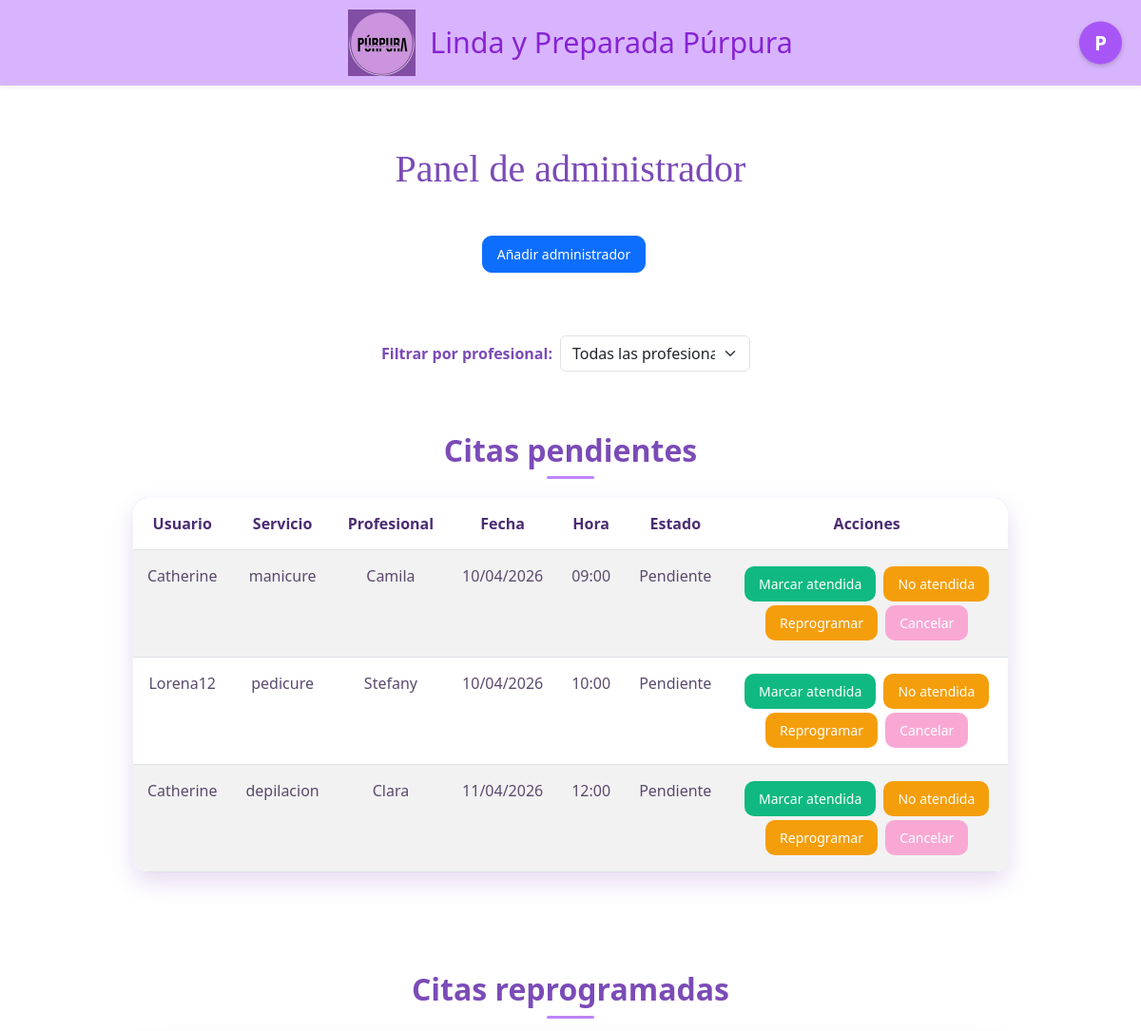
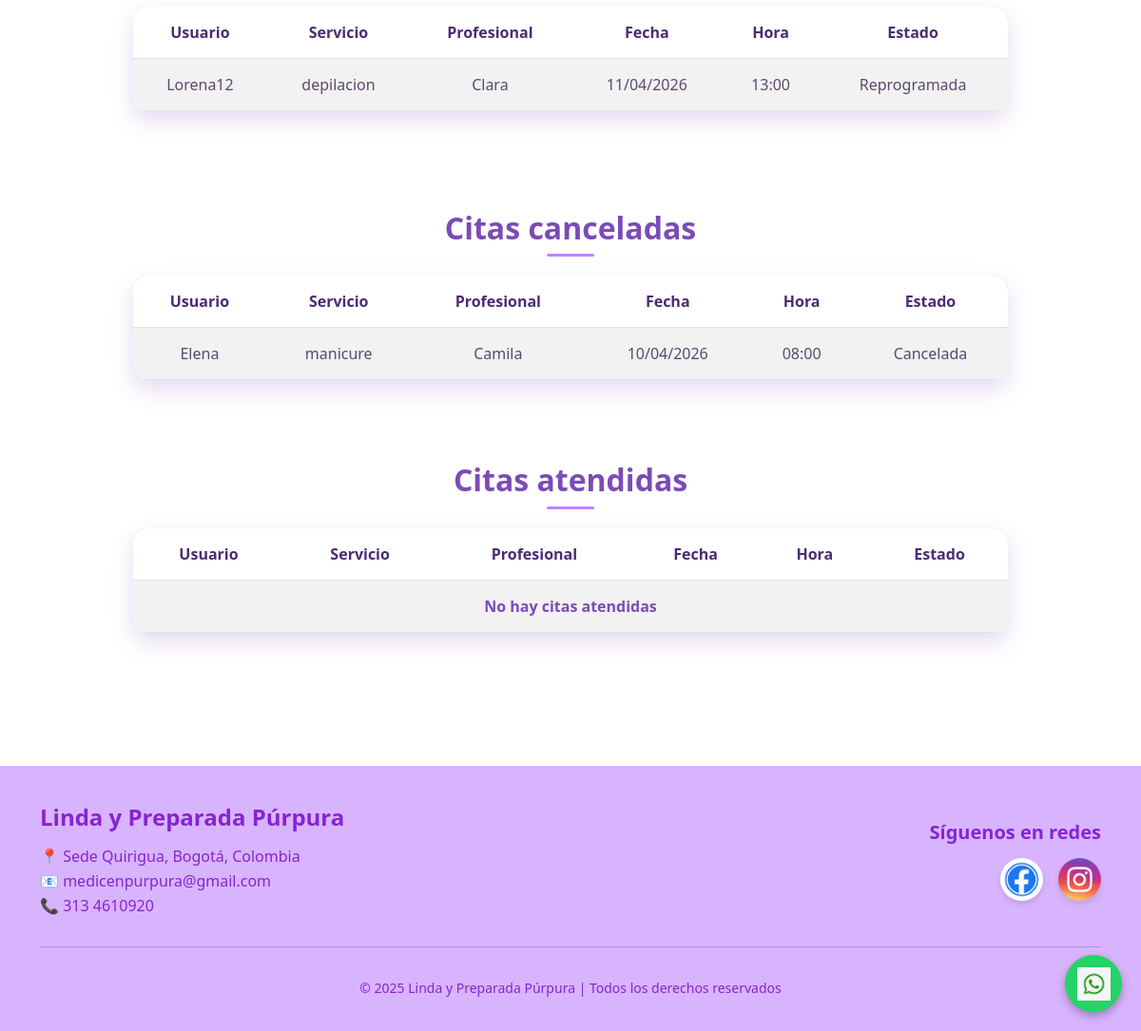
The app's page /administrador (signed in) with its own data (2 pictures, top to bottom).
### AppPurpura/models.py (models this page shows, shortened)
class Cita(models.Model):
    ESTADO_CHOICES = [
        ('PENDIENTE', 'Pendiente'),
        ('CONFIRMADA', 'Confirmada'),
        ('REPROGRAMADA', 'Reprogramada'),
        ('CANCELADA', 'Cancelada'),
        ('ATENDIDA', 'Atendida'),
    ]
    SERVICIO_CHOICES = [
        ('manicure', 'Manicure'),
        ('pedicure', 'Pedicure'),
        ('pigmentacion de cejas', 'Pigmentación de cejas'),
        ('depilacion', 'Depilación'),
    ]
    PROFESIONAL_CHOICES = [
        ('Camila', 'Camila'),
        ('Lorena', 'Lorena'),
        ('Stefany', 'Stefany'),
        ('Clara', 'Clara'),
        ('Heidy', 'Heidy'),
    ]
    usuario = models.ForeignKey(User, on_delete=models.CASCADE, related_name='citas')
    servicio = models.CharField(max_length=100, choices=SERVICIO_CHOICES)
    profesional = models.CharField(max_length=50, choices=PROFESIONAL_CHOICES, default='Camila')
    fecha = models.DateField()
    hora = models.TimeField()
    estado = models.CharField(max_length=20, choices=ESTADO_CHOICES, default='PENDIENTE')
    descripcion_no_atendida = models.TextField(blank=True, null=True, help_text="Descripción opcional si la cita no se realizó")
    class Meta:
        unique_together = ('profesional', 'fecha', 'hora')

### AppPurpura/views.py (the view, shortened to what this page needs)
@user_passes_test(lambda u: u.is_superuser or u.is_staff, login_url='login')
def administrador(request):
    profesional_filter = request.GET.get('profesional', '')
    citas_pendientes = Cita.objects.filter(estado='PENDIENTE').select_related('usuario')
    citas_reprogramadas = Cita.objects.filter(estado='REPROGRAMADA').select_related('usuario')
    citas_canceladas = Cita.objects.filter(estado='CANCELADA').select_related('usuario')
    citas_atendidas = Cita.objects.filter(estado='ATENDIDA').select_related('usuario')
    citas_pendientes = citas_pendientes.order_by('fecha', 'hora')
    citas_reprogramadas = citas_reprogramadas.order_by('fecha', 'hora')
    citas_canceladas = citas_canceladas.order_by('-fecha', '-hora')
    citas_atendidas = citas_atendidas.order_by('-fecha', '-hora')
    contexto = {
        'citas_pendientes': citas_pendientes,
        'citas_reprogramadas': citas_reprogramadas,
        'citas_canceladas': citas_canceladas,
        'citas_atendidas': citas_atendidas,
        'profesional_filter': profesional_filter,
        'profesionales': Cita.PROFESIONAL_CHOICES,
        'es_superuser': request.user.is_superuser,
    }
    return render(request, 'sistema/administrador.html', contexto)

### AppPurpura/templates/sistema/administrador.html (shortened to what this page needs)
{% extends "base.html" %}
{% block contenido %}
<div class="container py-4 admin-panel">
    <h1 class="mb-4">Panel de administrador</h1>
    {% if es_superuser %}
    <section class="mb-4">
        <div class="d-flex justify-content-center">
            <a href="{% url 'crear_administrador' %}" class="btn btn-primary me-3">Añadir administrador</a>
        </div>
    </section>
    <section class="mb-4">
        <form method="get" class="d-flex justify-content-center align-items-center">
            <label for="profesional" class="me-2" style="color: #7b4bb7; font-weight: 600;">Filtrar por profesional:</label>
            <select name="profesional" id="profesional" class="form-select" style="max-width: 200px; margin-right: 10px;" onchange="this.form.submit()">
                <option value="">Todas las profesionales</option>
            </select>
        </form>
    </section>
    {% endif %}
    <section class="mb-5">
        <h2>Citas pendientes</h2>
        <table class="table table-striped">
            <thead>
                <tr>
                    <th>Usuario</th>
                    <th>Servicio</th>
                    <th>Profesional</th>
                    <th>Fecha</th>
                    <th>Hora</th>
                    <th>Estado</th>
                    <th>Acciones</th>
                </tr>
            </thead>
            <tbody>
                {% for cita in citas_pendientes %}
                <tr>
                    <td>{{ cita.usuario.username }}</td>
                    <td>{{ cita.servicio }}</td>
                    <td>{{ cita.profesional }}</td>
                    <td>{{ cita.fecha|date:"d/m/Y" }}</td>
                    <td>{{ cita.hora|time:"H:i" }}</td>
                    <td>{{ cita.get_estado_display }}</td>
                    <td>
                        <a href="{% url 'marcar_atendida' cita.id %}" class="btn btn-sm btn-success">Marcar atendida</a>
                        <a href="{% url 'marcar_no_atendida' cita.id %}" class="btn btn-sm btn-warning">No atendida</a>
                        <a href="{% url 'reprogramar_cita' cita.id %}" class="btn btn-sm btn-warning">Reprogramar</a>
                        <a href="{% url 'cancelar_cita' cita.id %}" class="btn btn-sm btn-danger">Cancelar</a>
                    </td>
                </tr>
                {% empty %}
                <tr>
                    <td colspan="7" class="text-center">No hay citas pendientes</td>
                </tr>
                {% endfor %}
            </tbody>
        </table>
    </section>
    <section class="mb-5">
        <h2>Citas reprogramadas</h2>
        <table class="table table-striped">
            <thead>
                <tr>
                    <th>Usuario</th>
                    <th>Servicio</th>
                    <th>Profesional</th>
                    <th>Fecha</th>
                    <th>Hora</th>
                    <th>Estado</th>
                </tr>
            </thead>
            <tbody>
                {% for cita in citas_reprogramadas %}
                <tr>
                    <td>{{ cita.usuario.username }}</td>
                    <td>{{ cita.servicio }}</td>
                    <td>{{ cita.profesional }}</td>
                    <td>{{ cita.fecha|date:"d/m/Y" }}</td>
                    <td>{{ cita.hora|time:"H:i" }}</td>
                    <td>{{ cita.get_estado_display }}</td>
                </tr>
                {% empty %}
                <tr>
                    <td colspan="6" class="text-center">No hay citas reprogramadas</td>
                </tr>
                {% endfor %}
            </tbody>
        </table>
    </section>
    <section>
        <h2>Citas canceladas</h2>
        <table class="table table-striped">
            <thead>
                <tr>
                    <th>Usuario</th>
                    <th>Servicio</th>
                    <th>Profesional</th>
                    <th>Fecha</th>
                    <th>Hora</th>
                    <th>Estado</th>
                </tr>
            </thead>
            <tbody>
                {% for cita in citas_canceladas %}
                <tr>
                    <td>{{ cita.usuario.username }}</td>
                    <td>{{ cita.servicio }}</td>
                    <td>{{ cita.profesional }}</td>
                    <td>{{ cita.fecha|date:"d/m/Y" }}</td>
                    <td>{{ cita.hora|time:"H:i" }}</td>
                    <td>{{ cita.get_estado_display }}</td>
                </tr>
                {% empty %}
                <tr>
                    <td colspan="6" class="text-center">No hay citas canceladas</td>
                </tr>
                {% endfor %}
            </tbody>
        </table>
    </section>
    <section>
        <h2>Citas atendidas</h2>
        <table class="table table-striped">
            <thead>
                <tr>
                    <th>Usuario</th>
                    <th>Servicio</th>
                    <th>Profesional</th>
                    <th>Fecha</th>
                    <th>Hora</th>
                    <th>Estado</th>
                </tr>
            </thead>
            <tbody>
                {% for cita in citas_atendidas %}
                <tr>
                    <td>{{ cita.usuario.username }}</td>
                    <td>{{ cita.servicio }}</td>
                    <td>{{ cita.profesional }}</td>
                    <td>{{ cita.fecha|date:"d/m/Y" }}</td>
                    <td>{{ cita.hora|time:"H:i" }}</td>
                    <td>{{ cita.get_estado_display }}</td>
                </tr>
                {% empty %}
                <tr>
                    <td colspan="6" class="text-center">No hay citas atendidas</td>
                </tr>
                {% endfor %}
            </tbody>
        </table>
    </section>
</div>
{% endblock %}

### AppPurpura/templates/base.html (shortened to what this page needs)
{% load static %}
<!DOCTYPE html>
<html lang="es">
<head>
<link rel="stylesheet" href={% static "pagina/css/Styles.css" %}>
<link href="https://cdn.jsdelivr.net/npm/bootstrap@5.3.8/dist/css/bootstrap.min.css" rel="stylesheet">
<link href="https://cdn.jsdelivr.net/npm/bootstrap@5.3.0/dist/css/bootstrap.min.css" rel="stylesheet">
</head>
<body>
<header style="position: relative; padding: 10px 0;">
    <div style="display: flex; align-items: center; justify-content: center; gap: 15px;">
        <img src="{% static 'pagina/css/Purpura.png' %}" alt="Logo" style="height: 70px; width: auto;">
        <h1 style="margin: 0; font-size: 1.9rem;">Linda y Preparada Púrpura</h1>
    </div>
    <div style="position: absolute; right: 20px; top: 50%; transform: translateY(-50%); z-index: 100;">
        <li style="position: relative; display: flex; justify-content: center; align-items: center;">
            {% if user.is_authenticated %}
                <div onclick="toggleMenu()" style="width: 45px; height: 45px; background-color: var(--accent-vibrant); border-radius: 50%; color: white; display: flex; align-items: center; justify-content: center; cursor: pointer; font-weight: bold; font-size: 1.3rem; box-shadow: 0 2px 5px rgba(0,0,0,0.2); user-select: none;">
                    {{ user.username|first|upper }}
                </div>
            {% endif %}
        </li>
    </div>
</header>
{% block contenido %}
{% endblock %}
<footer style="background-color: var(--primary-pastel); color: var(--text-dark); padding-top: 40px; margin-top: 50px;">
    <div class="container">
        <div class="row align-items-center">
            <div class="col-md-6 text-center text-md-start mb-4 mb-md-0">
                <h4 style="font-weight: bold; margin-bottom: 15px;">Linda y Preparada Púrpura</h4>
                <p style="margin: 0; line-height: 1.6;">
                    📍 Sede Quirigua, Bogotá, Colombia <br>
                    📧 medicenpurpura@gmail.com <br>
                    📞 313 4610920
                </p>
            </div>
            <div class="col-md-6 text-center text-md-end">
                <h5 style="font-weight: bold; margin-bottom: 15px;">Síguenos en redes</h5>
                <div class="d-flex justify-content-center justify-content-md-end gap-3">
                    <a href="https://www.facebook.com/" target="_blank" style="transition: transform 0.3s;">
                        <img src="{% static 'pagina/css/img/Face.jpg' %}" alt="Facebook" style="width: 45px; height: 45px; border-radius: 50%; box-shadow: 0 4px 6px rgba(0,0,0,0.1);">
                    </a>
                    <a href="https://www.instagram.com/" target="_blank" style="transition: transform 0.3s;">
                        <img src="{% static 'pagina/css/img/Insta.jpg' %}" alt="Instagram" style="width: 45px; height: 45px; border-radius: 50%; box-shadow: 0 4px 6px rgba(0,0,0,0.1);">
                    </a>
                </div>
            </div>
        </div>
        <hr style="border-color: var(--text-dark); opacity: 0.3; margin: 30px 0;">
        <div class="text-center pb-4">
            <small>© 2025 Linda y Preparada Púrpura | Todos los derechos reservados</small>
        </div>
    </div>
</footer>
<a href="https://wa.me/573001112233" class="whatsapp" target="_blank">
    <img src={% static "pagina/css/img/Whatsapp.jpg" %} alt="Whatsapp">
</a>
</body>
</html>

### AppPurpura/static/pagina/css/Styles.css (style rules this page uses)
:root { --bg-color: #E6E6FA; --primary-pastel: #d8b4fe; --accent-vibrant: #a855f7; --text-dark: #8723d3; --white: #ffffff; --card-shadow: rgba(0, 0, 0, 0.08); --gradient-start: #c084fc; --gradient-end: #9333ea; }
body { font-family: Arial; background: var(--bg-color); margin: 0; padding:0px; }
header { background: var(--primary-pastel); color: var(--text-dark); padding:5px 0px; padding: 10px; text-align:center; box-shadow: 0 2px 4px rgba(0,0,0,0.05); }
section { padding:20px; }
h2 { color: var(--text-dark); }
footer { background: var(--primary-pastel); color: var(--text-dark); text-align:center; padding:10px; }
label { font-weight:bold; color: var(--text-dark); }
select,input { width:100%; padding:8px; margin-bottom:12px; border: 1px solid #fcb6b6; border-radius: 6px; }
img { width:40px; }
.whatsapp { position: fixed; bottom: 20px; right: 20px; background: #25D366; width: 60px; height: 60px; border-radius: 50%; display: flex; justify-content: center; align-items: center; box-shadow: 0 4px 10px rgba(0,0,0,0.3); z-index: 1000; transition: transform 0.3s ease; }
.whatsapp img { width: 35px; height: 35px; }

### AppPurpura/templates/sistema/administrador.html (style rules this page uses)
.admin-panel { max-width: 1000px; margin: 40px auto; padding: 20px; font-family: 'Segoe UI', sans-serif; }
.admin-panel h1 { font-family: 'Playfair Display', serif; text-align: center; color: #7b4bb7; margin-bottom: 30px; }
.admin-panel h2 { text-align: center; color: #7b4bb7; font-weight: 600; margin-bottom: 20px; position: relative; }
.admin-panel h2::after { content: ""; width: 50px; height: 3px; background: #c084fc; display: block; margin: 8px auto 0; border-radius: 5px; }
.admin-panel section { margin-bottom: 30px; }
.admin-panel .table { width: 100%; border-collapse: collapse; background: #f9f4ff; border-radius: 15px; overflow: hidden; box-shadow: 0 10px 25px rgba(123, 75, 183, 0.2); }
.admin-panel .table thead { background: #d8b4f8; }
.admin-panel .table th { padding: 15px; text-align: center; color: #4b2c73; font-weight: bold; }
.admin-panel .table td { padding: 15px; text-align: center; color: #5a4a6d; }
.admin-panel .table tbody tr:nth-child(even) { background: #f3e8ff; }
.admin-panel .btn { padding: 8px 15px; border-radius: 10px; font-size: 14px; margin: 2px; transition: 0.3s; }
.admin-panel .btn-warning { background: #c084fc; color: white; border: none; }
.admin-panel .btn-danger { background: #f9a8d4; color: white; border: none; }
.admin-panel .btn-success { background: #10b981; color: white; border: none; }
.admin-panel .btn-warning { background: #f59e0b; color: white; border: none; }
.admin-panel td[colspan] { color: #7b4bb7; font-weight: bold; }

### records on screen
Cita: usuario.username "Catherine", servicio "manicure", profesional "Camila", fecha "10/04/2026", hora "09:00", estado "Pendiente"
Cita: usuario.username "Lorena12", servicio "pedicure", profesional "Stefany", fecha "10/04/2026", hora "10:00", estado "Pendiente"
Cita: usuario.username "Catherine", servicio "depilacion", profesional "Clara", fecha "11/04/2026", hora "12:00", estado "Pendiente"
Cita: usuario.username "Lorena12", servicio "depilacion", profesional "Clara", fecha "11/04/2026", hora "13:00", estado "Reprogramada"
Cita: usuario.username "Elena", servicio "manicure", profesional "Camila", fecha "10/04/2026", hora "08:00", estado "Cancelada"

### other values on screen
{{ user.username|first|upper }} "P"
